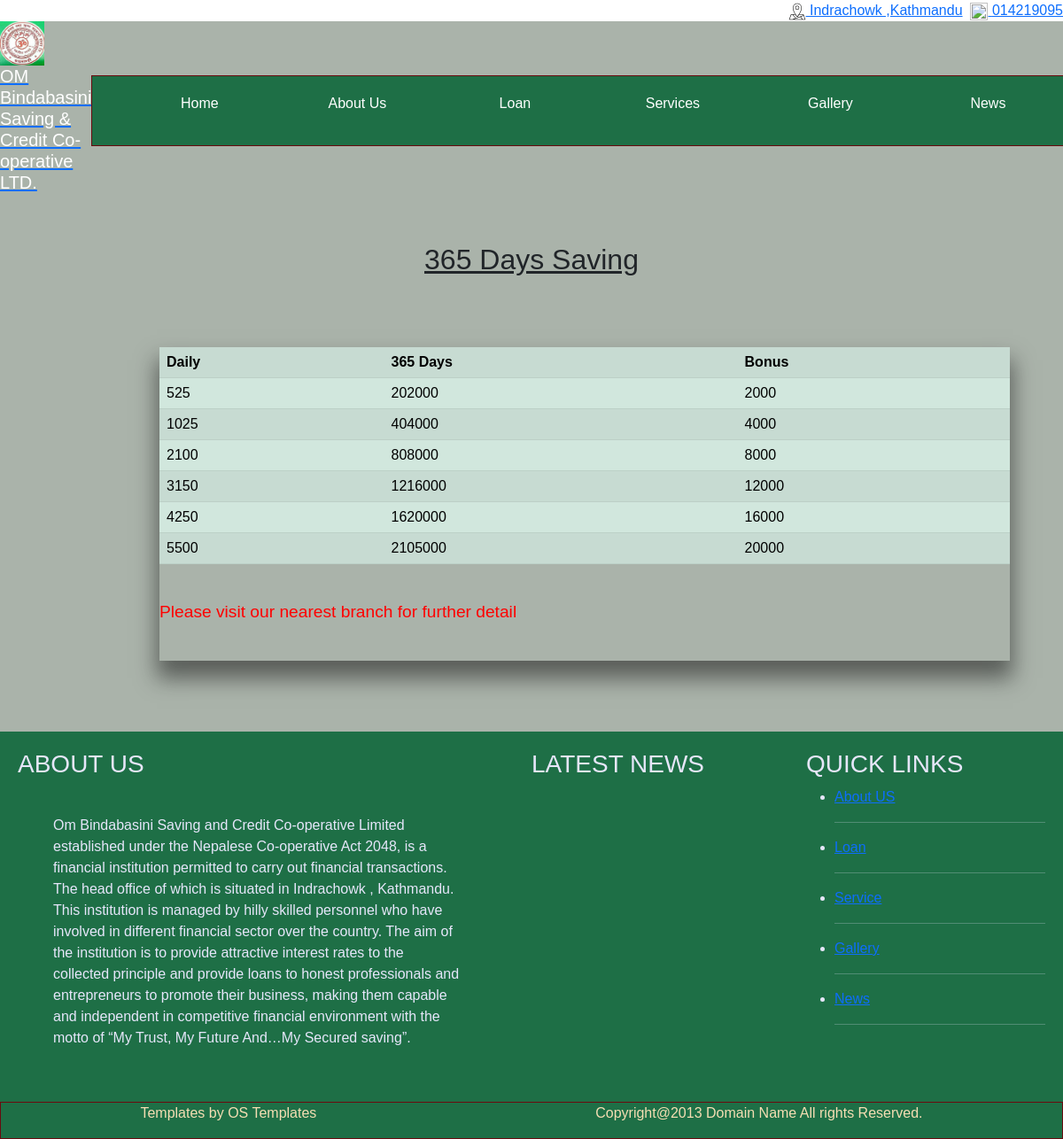
/365days.php, run on the app's committed database.
### tables this page shows
CREATE TABLE `days_365` (
  `id` int(11) NOT NULL,
  `daily` varchar(8) DEFAULT NULL,
  `all_day` varchar(10) DEFAULT NULL,
  `bonus` varchar(8) DEFAULT NULL
);

CREATE TABLE `aboutus` (
  `Ab_id` int(11) NOT NULL,
  `Ab_title` varchar(50) DEFAULT NULL,
  `Ab_content` varchar(1000) DEFAULT NULL,
  `Ab_img` blob DEFAULT NULL
);

### 365days.php (the view, shortened to what this page needs)
<html>
    <head>
        <link href="https://cdn.jsdelivr.net/npm/bootstrap@5.1.1/dist/css/bootstrap.min.css" rel="stylesheet">
	<link rel="stylesheet" href="css/style.css">
</head>
<body>
    <?php include('portion/menu.php'); ?>
    <br><br>
    <u><h2 align=center>365 Days Saving</h2></u>
    <div class="about-sec-tb">
    <table class="table table-success table-striped">
  <tr>
      <th>Daily</th>
      <th>365 Days</th>
      <th>Bonus</th>
  </tr>
    <?php
$con = mysqli_connect('localhost','root','') or die(mysqli_error($con));
mysqli_select_db($con,'finance') or die(mysqli_error($con));
$query = "SELECT * FROM days_365";
$result = mysqli_query($con,$query)or die(mysqli_error($con));
while ($arr = mysqli_fetch_array($result,MYSQLI_ASSOC)) {
    ?>
    <tr>
      <td><?php echo $arr['daily']; ?></td>
      <td><?php echo $arr['all_day']; ?></td>
      <td><?php echo $arr['bonus']; }?></td>
  </tr>
</table>
<br>
<p style="color:red; font-size:120%">Please visit our nearest branch for further detail</p>
<br>
</div>
    <?php include('portion/footer.php'); ?>
</body>
</html>

### portion/menu.php (shortened to what this page needs)
<header class="header-area">
    <div class="d-flex justify-content-end" style="background-color: white;">
        <div class="top-contact-info d-flex align-items-end">
            <a href="#"><img class="logo1" src="image/location.svg" alt=""> <span>Indrachowk ,Kathmandu </span></a>&nbsp;&nbsp;
            <a href="tel:014219095" data-original-title="01-4219095"><img class="logo2" src="image/call.svg" alt=""> <span>014219095</span></a>
        </div>
    </div>
    <div class="d-flex flex-row flex-row justify-content-between align-items-center">
        <div class="logo-portion w-35">
            <a href="home.php">
                <img src="image/logo1.jpeg" class="img-responsive">
                <h5 style="color:white;">
                    OM Bindabasini Saving & Credit Co-operative LTD.
                </h5>
            </a>
        </div>
        <div class="classynav d-flex align-items-center w-60  justify-content-end">
            <ul>
                <li class="active"><a href="home.php">Home</a></li>
                <li><a href="">About Us</a>
                </li>
                <li><a href="loan.php">Loan</a></li>
                <li><a href="services.php">Services</a>
                </li>
                <li><a href="gallery.php">Gallery</a></li>
                <li><a href="news.php">News</a></li>
            </ul>
        </div>
    </div>
</header>

### portion/footer.php (shortened to what this page needs)
<div class="container-footer-here">
    <div name="ContactUs" class="contact">
        <h3 class="heading">ABOUT US</h3>
        <div class="aboutus-footer">
            <?php
            $con = mysqli_connect('localhost', 'root', '') or die(mysqli_error($con));
            mysqli_select_db($con, 'finance') or die(mysqli_error($con));
            $query = "SELECT * FROM aboutus where Ab_title='Introduction'";
            $result = mysqli_query($con, $query) or die(mysqli_error($con));
            $arr = mysqli_fetch_array($result, MYSQLI_ASSOC);
            ?>
            <div class="about-intro-sec">
                <?php echo $arr['Ab_content'];  ?>
            </div>
        </div>
    </div>
    <div name="blogs" class="blog">
        <h3 class="heading">LATEST NEWS</h3>
    </div>
    <div name="blogs" class="link">
        <h3 class="heading">QUICK LINKS</h3>
        <ul>
            <li><a href="aboutus.php">About US</a></li>
            <hr>
            <li><a href="loan.php">Loan</a></li>
            <hr>
            <li><a href="365days.php">Service</a></li>
            <hr>
            <li><a href="">Gallery</a></li>
            <hr>
            <li><a href="">News</a></li>
            <hr>
        </ul>
    </div>
</div>
<div name="main_footer" class="footer-rt d-flex  align-items-center  justify-content-around">
    <p style="float: right">Templates by OS Templates</p>
    <p>Copyright@2013 Domain Name All rights Reserved.</p>
</div>

### css/style.css (style rules this page uses)
* { padding: 0; margin: 0; }
body { background-color:#aab3aa ; box-sizing: border-box; font-family: sans-serif; }
.classynav { border:1px solid #690a0e; background-color: #1e6f46; text-align: center; height: 10vh; }
.classynav ul { display: inline-flex; list-style: none; color: black; }
.classynav ul li { width: 170px; margin: 4px; padding: 15px; }
.classynav ul li a { text-decoration: none; color: rgb(255, 255, 255); }
.top-contact-info align-items-center , .logo1 , .logo2 , .logo3 { display: inline-flex; height: 20px; }
.img-responsive { display: block; height: 50px; width: 50px; }
.carousel slide , img { height: 80vh; }
.container-footer-here { display: flex; background-color: #1e6f46; color: lavender; }
.container-footer-here div { padding: 10px; margin: 10px; }
.link { flex: 1; }
.blog { flex: 1; }
.contact { flex: 2; }
.footer-rt { background-color:#1e6f46; width: 100%; border: 1px solid #690a0e; color: wheat; }
.logo-portion { width: 200vh; }
.about-sec-tb { margin-top: 10vh; margin-left: 22.5vh; margin-bottom: 10vh; border: 1px black; width: 80%; -webkit-box-shadow: 0px 17px 23px 3px rgba(26,25,25,0.55); -moz-box-shadow: 0px 17px 23px 3px rgba(26,25,25,0.55); box-shadow: 0px 17px 23px 3px rgba(26,25,25,0.55); }

### data on the page
days_365: daily "525", all_day "202000", bonus "2000"
days_365: daily "1025", all_day "404000", bonus "4000"
days_365: daily "2100", all_day "808000", bonus "8000"
days_365: daily "3150", all_day "1216000", bonus "12000"
days_365: daily "4250", all_day "1620000", bonus "16000"
days_365: daily "5500", all_day "2105000", bonus "20000"
aboutus: Ab_content "Om Bindabasini Saving and Credit Co-operative Limited established under the Nepalese Co-operative Act 2048, is a financial institution permitted to carry out financial transactions. The head office of which is situated in Indrachowk , Kathmandu. This institution is managed by hilly skilled personnel who have involved in different financial sector over the country. The aim of the institution is to provide attractive interest rates to the collected principle and provide loans to honest professionals and entrepreneurs to promote their business, making them capable and independent in competitive financial environment with the motto of “My Trust, My Future And…My Secured saving”."
